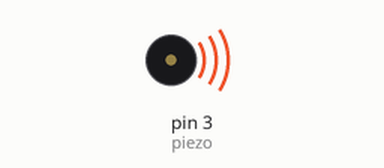
Bench run of a sketch on a simulated Arduino Uno, built with avr-gcc and run on an emulated ATmega328P. On the bench: buzzer (waves = sounding).

Above: at 0.2 s.
Timing chart, 0 to 8.7 s (numbered marks = the images above):
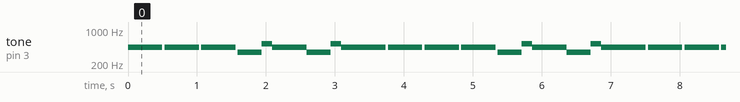

The sketch:

star_wars_piezo_buzzer1.ino
```cpp
byte piezo = 3;

// notas musicales star wars
int a = 440;
int f = 349;
int ch = 523;

void setup()
{
  pinMode(piezo, OUTPUT);
}

void loop()
{
  tone(piezo, a);
  delay(500);

  stepPause();

  tone(piezo, a);
  delay(500);

  stepPause();

  tone(piezo, a);
  delay(500);

  stepPause();

  tone(piezo, f);
  delay(350);

  tone(piezo, ch);
  delay(150);

  tone(piezo, a);
  delay(500);

  tone(piezo, f);
  delay(350);

  tone(piezo, ch);
  delay(150);

  tone(piezo, a);
  delay(650);

  stepPause();
}

void stepPause(){
  noTone(piezo);
  delay(30);
}
```

Measured:
- by itself, tone on pin 3 (piezo): repeats every 3.8 s: 2 × (silent 0.03 s, 440 Hz 0.50 s), silent 0.03 s, 349 Hz 0.35 s, 523 Hz 0.15 s, 440 Hz 0.50 s, 349 Hz 0.35 s, 523 Hz 0.15 s, 440 Hz 0.65 s, silent 0.03 s, 440 Hz 0.50 s
